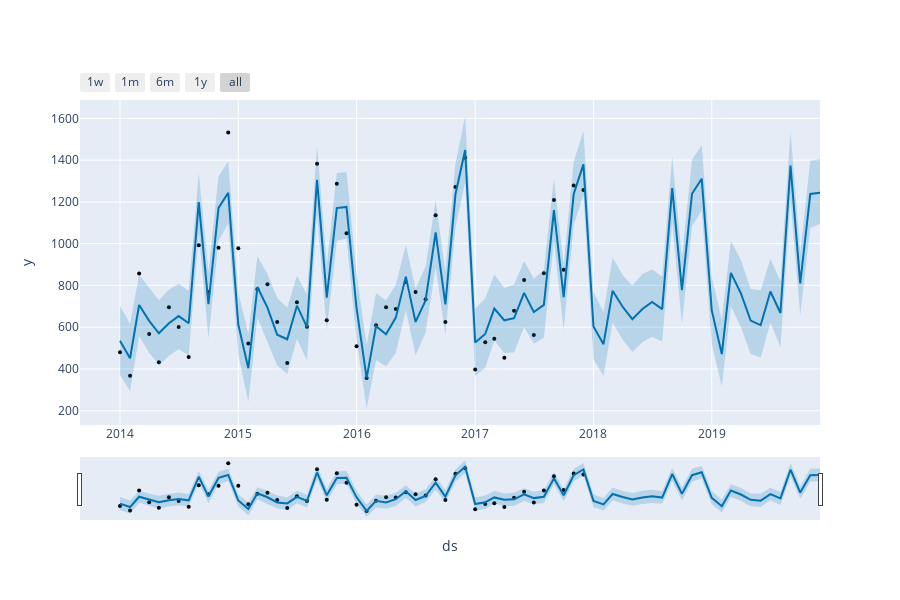

Notebook source saved alongside this figure:
### Code cell
plot_plotly(m_furniture, forecast_furniture)
